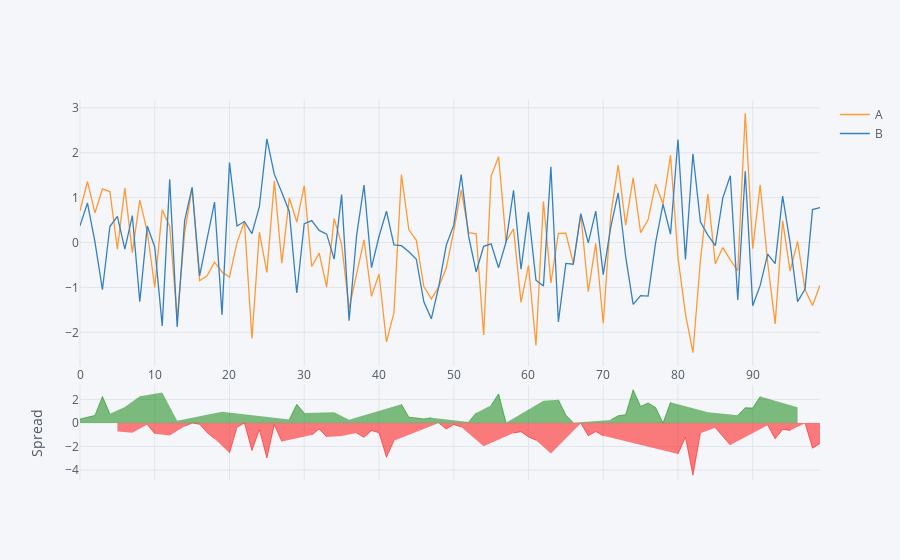

The notebook cell saved with this chart:
### Code cell
df[['A','B']].iplot(kind='spread')
